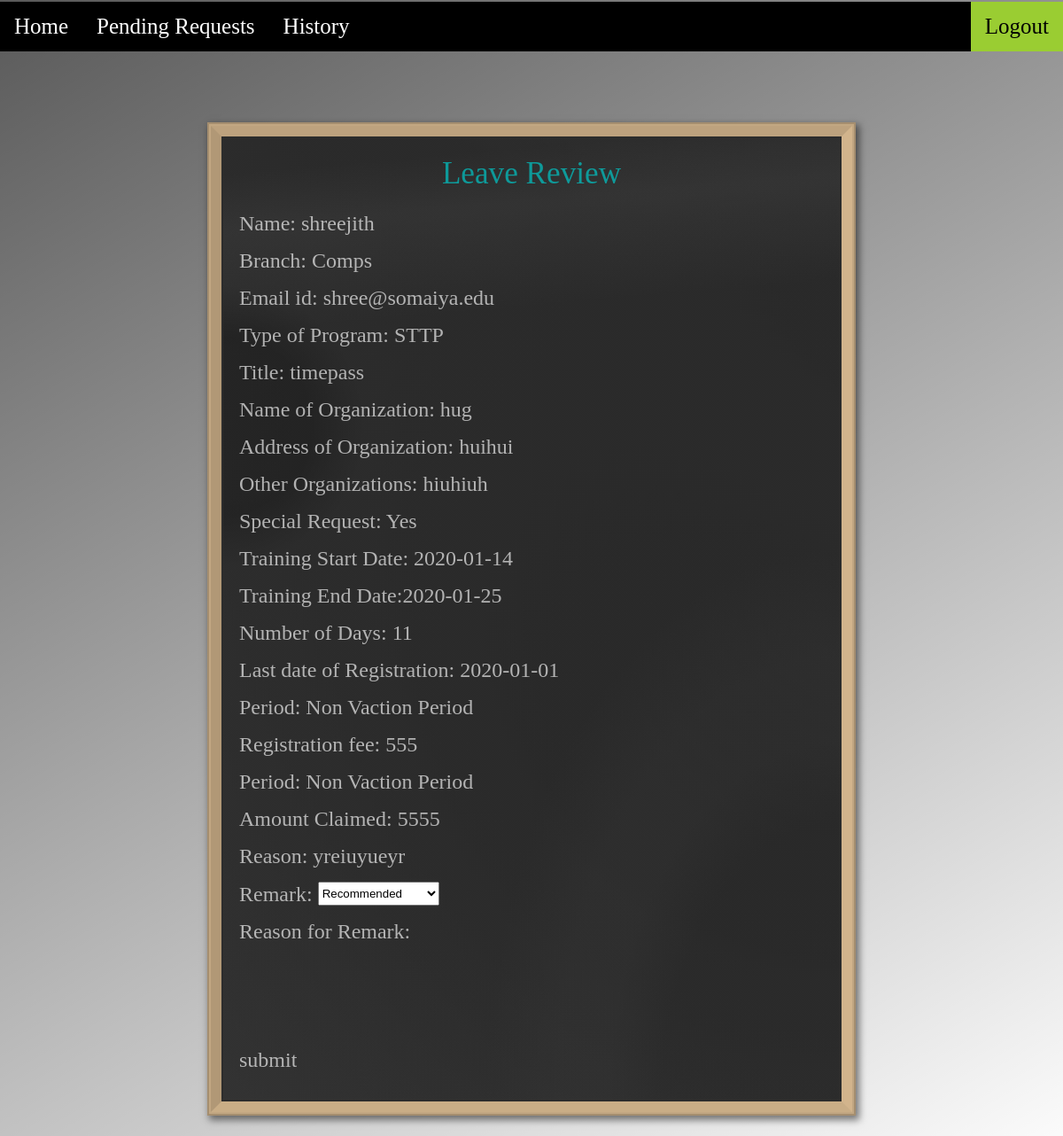
Page /hodcomment.php?id=shree@somaiya.edu on the committed database.
### tables this page shows
CREATE TABLE `application_data` (
  `Name` varchar(55) NOT NULL,
  `Email` varchar(55) NOT NULL,
  `Branch` varchar(55) NOT NULL,
  `Type` varchar(55) NOT NULL,
  `Title` varchar(55) NOT NULL,
  `Name_of_Organization` varchar(55) NOT NULL,
  `Address_of_organization` varchar(200) NOT NULL,
  `Other_Organizations` varchar(100) NOT NULL,
  `Start_date` date NOT NULL,
  `End_date` date NOT NULL,
  `Total_no_of_ods` int(11) NOT NULL,
  `Last_date_for_registration` date NOT NULL,
  `Period` varchar(55) NOT NULL,
  `Registration_fee` int(11) NOT NULL,
  `Amount_claimed` int(11) NOT NULL,
  `Purpose` varchar(500) NOT NULL,
  `Special_Request` varchar(10) NOT NULL
);

### hodcomment.php (the view, shortened to what this page needs)
<!DOCTYPE html>
<html>
<head>
	<link rel="stylesheet" type="text/css" href="blackboard.css">
	<link rel="stylesheet" type="text/css" href="button.css">
</head>
<body>
	<div class="shade">
	<ul>
		<li><a href="hodhome.php">Home</a></li>
		<li><a href="hodrequest.php">Pending Requests</a></li>
		<li><a href="hodhistory.php">History</a></li>
		<li style="float:right"><a class="active" href="logout.php" onclick="preventBack()">Logout</a></li>
	</ul>
		<div class="blackboard">
			<div class="form">
				<form action = hodcomment2.php method = 'POST' class="myform">
					<?php
					$_SESSION['facultymail'] = $facultymail = $_GET['id'];
					if($_SERVER['REQUEST_METHOD'] == 'GET')
					{
						$localhost = 'localhost';
						$username = 'root';
						$password = '';
						$db = 'fdc';
						$conn = mysqli_connect($localhost, $username, $password, $db);
						$sql = "Select * from application_data WHERE Email = '$facultymail'";
						$result = $conn->query($sql);
						if($result->num_rows>0)
						{
							while($row = $result->fetch_assoc())
							{
								echo"<p>
										<label>Name: ".$row['Name'].
										"</label>
									</p>".
									"<p>
										<label>Branch: ".$row['Branch'].
										"</label>
									</p>".
									"<p>
										<label>Email id: ".$row['Email'].
										"</lable>
									</p>".
									"<p>
										<label>Type of Program: ".$row['Type'].
										"</label>
									</p>".
									"<p>
										<label>Title: ".$row['Title'].
										"</label>
									</p>".
									"<p>
										<label>Name of Organization: ".$row['Name_of_Organization'].
										"</label>
									</p>".
									"<p>
										<label>Address of Organization: ".$row['Address_of_organization'].
										"</label>
									</p>".
									"<p>
										<label>Other Organizations: ".$row['Other_Organizations'].
										"</label>
									</p>".
									"<p>
										<label>Special Request: ".$row['Special_Request'].
										"</label>
									</p>".
									"<p>
										<label>Training Start Date: ".$row['Start_date'].
										"</label>
									</p>".
									"<p>
										<label>Training End Date:".$row['End_date'].
										"</label>
									</p>".
									"<p>
										<label>Number of Days: ".$row['Total_no_of_ods'].
										"</label>
									</p>".
									"<p>
										<label>Last date of Registration: ".$row['Last_date_for_registration'].
										"</label>
									</p>".
									"<p>
										<label>Period: ".$row['Period'].
										"</label>
									</p>".
									"<p>
										<label>Registration fee: ".$row['Registration_fee'].
										"</label>
									</p>".
									"<p>
										<label>Period: ".$row['Period'].
										"</label>
									</p>".
									"<p>
										<label>Amount Claimed: ".$row['Amount_claimed'].
										"</label>
									</p>".
									"<p>
										<label>Reason: ".$row['Purpose'].
										"</label>
									</p>";
								echo "<p>
										<label>Remark:
										</label>
										<select name = 'remark'>
											<option>Recommended</option>
											<option>Not Recommended</option>
										</select>
									</p>";
								echo "<p>
										<label>Reason for Remark:
										<label>
										<textarea rows = '4' cols = '40' name = 'remarkreason' maxlength = '400'>
										</textarea>
									</p>";
		}
	}
}
?>
					<p class="wipeout">
						<input type= "submit" value = "submit">
					</p>
				</form>
</body>
</html>

### blackboard.css (style rules this page uses)
.shade { overflow: auto; position: absolute; top: 0; left: 0; bottom: 0; right: 0; background-image: linear-gradient( 150deg, rgba(0, 0, 0, 0.65), transparent); }
.blackboard { position: relative; width: 700px; margin: 7% auto; border: tan solid 12px; border-top: #bda27e solid 12px; border-left: #b19876 solid 12px; border-bottom: #c9ad86 solid 12px; box-shadow: 0px 0px 6px 5px rgba(58, 18, 13, 0), 0px 0px 0px 2px #c2a782, 0px 0px 0px 4px #a58e6f, 3px 4px 8px 5px rgba(0, 0, 0, 0.5); background-image: radial-gradient( circle at left 30%, rgba(34, 34, 34, 0.3), rgba(34, 34, 34, 0.3) 80px, rgba(34, 34, 34, 0.5) 100px, rgba(51, 51, 51, 0.5) 160px, rgba(51, 51, 51, 0.5)), linear-gradient( 215deg, transparent, transparent 100px, #222 260px, #222 320px, transparent), radial-gradient( circle at right, #111, rgba(51, 51, 51, 1)); background-color: #333; }
p { position: relative; margin-bottom: 1em; }
label { vertical-align: middle; font-family: 'Permanent Marker', cursive; font-size: 1.6em; color: rgba(238, 238, 238, 0.7); }
input, textarea { vertical-align: middle; padding-left: 10px; background: none; border: none; font-family: 'Permanent Marker', cursive; font-size: 1.6em; color: red; line-height: .6em; outline: none; }
textarea { height: 120px; font-size: 1.4em; line-height: 1em; resize: none; }
input[type="submit"] { cursor: pointer; color: rgba(238, 238, 238, 0.7); line-height: 1em; padding: 0; }

### button.css (style rules this page uses)
ul { list-style-type: none; margin-top: 2px; padding: 0; overflow: hidden; background-color: #000; }
li { float: left; }
li a { display: block; color: white; text-align: center; padding: 14px 16px; text-decoration: none; font-size: 25px; }
li a.active { color: #000; background-color: #9ACD32; }

### hodcomment.php (style rules this page uses)
textarea { height:100px; font-size: 0.7em; line-height: 1em; resize: none; }
.blackboard:before { box-sizing: border-box; display: block; position: absolute; width: 100%; height: 100%; background-image: linear-gradient( 175deg, transparent, transparent 40px, rgba(120, 120, 120, 0.1) 100px, rgba(120, 120, 120, 0.1) 110px, transparent 220px, transparent), linear-gradient( 200deg, transparent 80%, rgba(50, 50, 50, 0.3)), radial-gradient( ellipse at right bottom, transparent, transparent 200px, rgba(80, 80, 80, 0.1) 260px, rgba(80, 80, 80, 0.1) 320px, transparent 400px, transparent); border: #2c2c2c solid 2px; content: "Leave Review"; font-family: 'Permanent Marker', cursive; font-size: 2.2em; color: rgba(0,200,200,0.7); text-align: center; padding-top: 20px; }
body { background-image: url('laptop.jpg'); background-repeat: no-repeat; background-size: 1500px 800px; }
select { height:2em; }
.myform { color: white; font-size: 15px; padding: 70px 20px 20px; }

### rows in the picture
application_data: Name "shreejith", Branch "Comps", Email "shree@somaiya.edu", Type "STTP", Title "timepass", Name_of_Organization "hug", Address_of_organization "huihui", Other_Organizations "hiuhiuh", Special_Request "Yes", Start_date "2020-01-14", End_date "2020-01-25", Total_no_of_ods "11", Last_date_for_registration "2020-01-01", Period "Non Vaction Period", Registration_fee "555", Amount_claimed "5555", Purpose "yreiuyueyr"
